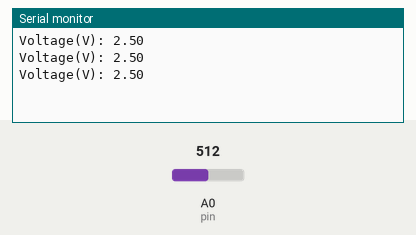
Recording of a sketch running on a simulated Arduino Uno, built with avr-gcc and run on an emulated ATmega328P. Shown: the last lines printed to the serial monitor. The inputs (shaded band) are chosen by the test bench; at power-on: A0 (pin) = 512.

Above: at 1.8 s.
1.9 s: A0 (pin) set to 716
At 2.4 s:
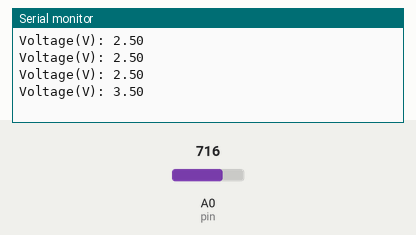
3.4 s: A0 (pin) set to 900
At 3.81 s:
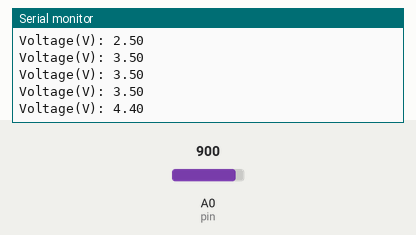
Timing chart, 0 to 6.4 s (numbered marks = the images above; inputs shaded):
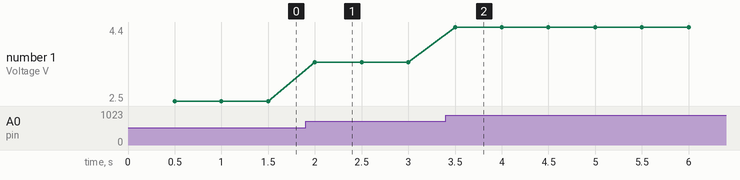

The sketch:

Task-2.ino
```cpp
#include <TimerOne.h>
#define pin A0 // Analog pin connected to potentiometer
#define frequency 2 // frequency of data reading
float voltage =0;
int flag = 0; // flag == 1 means data is read.

void setup()
{
  Serial.begin(9600);
  // reads the voltage with a frequency of 2Hz
  Timer1.initialize(1000000/frequency);
  // defining interrupt
  Timer1.attachInterrupt(Interrupt);
}


void loop()
{
  // prints the output in serial monitor
  if (flag)
  {
    Serial.print("Voltage(V): ");
    Serial.println(voltage/1023.0 * 5.0);
    flag = 0;
  }
}

// ISR
void Interrupt()
{
  flag = 1;
  voltage = analogRead(pin);
}
```

Measured:
- after the input at 1.9 s, the serial monitor: prints a new line after 0.10 s (image 1)
- after the input at 3.4 s, the serial monitor: prints a new line after 0.10 s (image 2)
- plotted number 1: 2.5 → 3.5 after the input at 1.9 s, 3.5 → 4.4 after the input at 3.4 s
